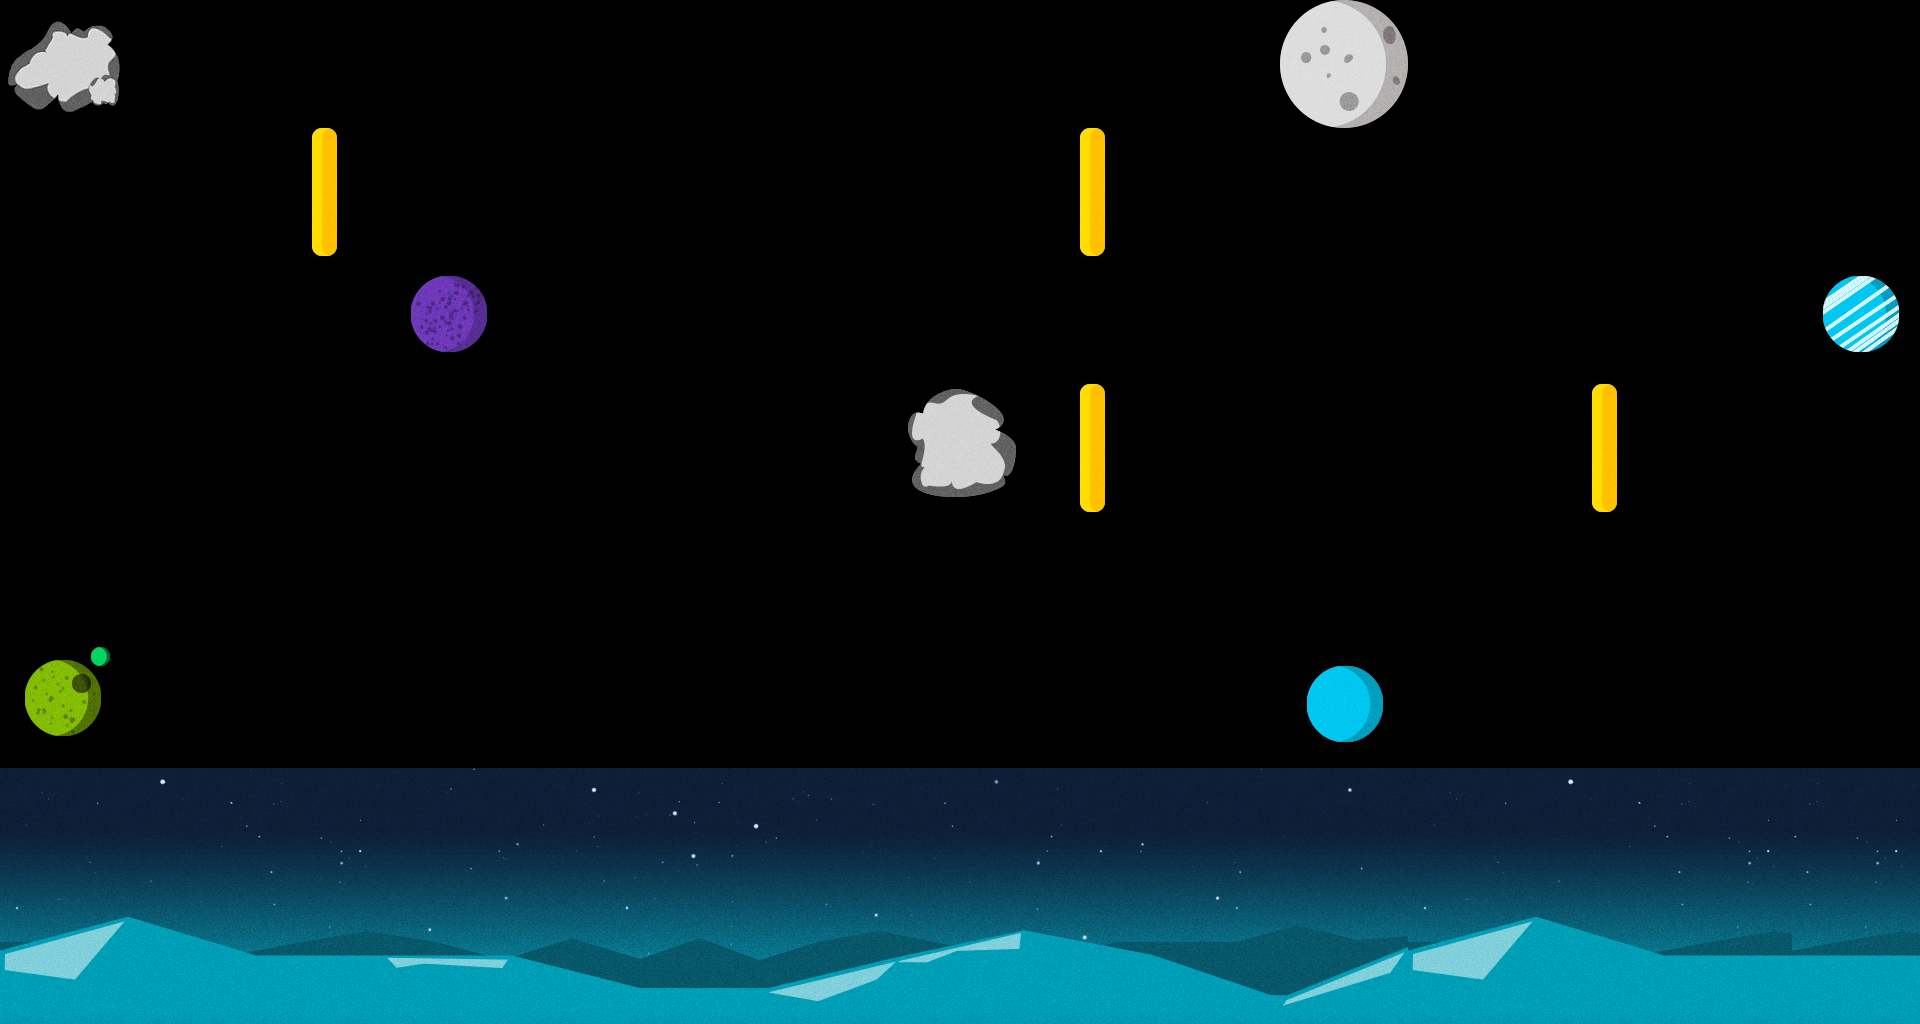

A level layout from a 2D game, rendered from its tile map. Below: a short description, then the map file with its tile-grid data intact:
An orthogonal 15x8 tile map with 128x128 px tiles, 1 tile layer (Tile Layer 1), 2 tilesets.

<map version="1.0" tiledversion="1.1.0" orientation="orthogonal" renderorder="right-down" width="15" height="8" tilewidth="128" tileheight="128" infinite="0" nextobjectid="1">
 <tileset firstgid="1" source="tiles.tsx" />
 <tileset firstgid="65" source="template_assets_v1.tsx" />
 <layer name="Tile Layer 1" width="15" height="8">
  <data encoding="csv">
135,0,0,0,0,0,0,0,0,0,117,0,0,0,0,
0,0,119,0,0,0,0,0,119,0,0,0,0,0,0,
0,0,0,101,0,0,0,0,0,0,0,0,0,0,102,
0,0,0,0,0,0,0,134,119,0,0,0,119,0,0,
0,0,0,0,0,0,0,0,0,0,0,0,0,0,0,
103,0,0,0,0,0,0,0,0,0,116,0,0,0,0,
158,159,160,161,162,163,164,165,166,167,168,158,159,160,160,
173,174,175,176,177,178,179,180,181,182,183,173,174,175,175
</data>
 </layer>
</map>